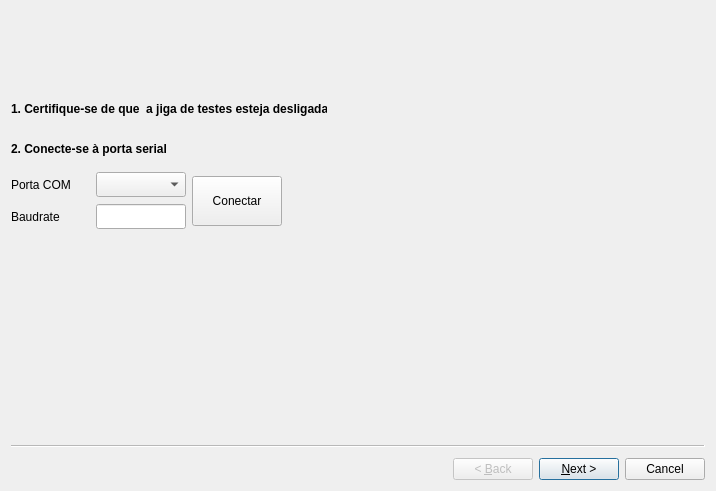
<?xml version="1.0" encoding="UTF-8"?>
<ui version="4.0">
 <class>Wizard</class>
 <widget class="QWizard" name="Wizard">
  <property name="geometry">
   <rect>
    <x>0</x>
    <y>0</y>
    <width>716</width>
    <height>491</height>
   </rect>
  </property>
  <property name="windowTitle">
   <string>Calibração HRADC</string>
  </property>
  <property name="wizardStyle">
   <enum>QWizard::ClassicStyle</enum>
  </property>
  <widget class="QWizardPage" name="PageIntro">
   <widget class="QLabel" name="label">
    <property name="geometry">
     <rect>
      <x>0</x>
      <y>90</y>
      <width>316</width>
      <height>16</height>
     </rect>
    </property>
    <property name="font">
     <font>
      <weight>75</weight>
      <bold>true</bold>
     </font>
    </property>
    <property name="text">
     <string>1. Certifique-se de que  a jiga de testes esteja desligada</string>
    </property>
   </widget>
   <widget class="QLabel" name="label_3">
    <property name="geometry">
     <rect>
      <x>0</x>
      <y>0</y>
      <width>70</width>
      <height>70</height>
     </rect>
    </property>
    <property name="maximumSize">
     <size>
      <width>70</width>
      <height>70</height>
     </size>
    </property>
    <property name="text">
     <string/>
    </property>
    <property name="pixmap">
     <pixmap>images/sirius_logo.jpeg</pixmap>
    </property>
   </widget>
   <widget class="QWidget" name="layoutWidget_2">
    <property name="geometry">
     <rect>
      <x>0</x>
      <y>160</y>
      <width>271</width>
      <height>60</height>
     </rect>
    </property>
    <layout class="QHBoxLayout" name="horizontalLayout_3">
     <item>
      <layout class="QGridLayout" name="gridLayout_2">
       <item row="0" column="0">
        <widget class="QLabel" name="label_16">
         <property name="text">
          <string>Porta COM</string>
         </property>
        </widget>
       </item>
       <item row="0" column="1">
        <widget class="QComboBox" name="comboComPort">
         <property name="minimumSize">
          <size>
           <width>90</width>
           <height>25</height>
          </size>
         </property>
         <property name="maximumSize">
          <size>
           <width>90</width>
           <height>25</height>
          </size>
         </property>
        </widget>
       </item>
       <item row="1" column="0">
        <widget class="QLabel" name="label_17">
         <property name="text">
          <string>Baudrate</string>
         </property>
        </widget>
       </item>
       <item row="1" column="1">
        <widget class="QLineEdit" name="leBaudrate">
         <property name="minimumSize">
          <size>
           <width>90</width>
           <height>25</height>
          </size>
         </property>
         <property name="maximumSize">
          <size>
           <width>90</width>
           <height>25</height>
          </size>
         </property>
        </widget>
       </item>
      </layout>
     </item>
     <item>
      <widget class="QPushButton" name="pbConnectSerialPort">
       <property name="minimumSize">
        <size>
         <width>90</width>
         <height>50</height>
        </size>
       </property>
       <property name="maximumSize">
        <size>
         <width>90</width>
         <height>50</height>
        </size>
       </property>
       <property name="text">
        <string>Conectar</string>
       </property>
      </widget>
     </item>
    </layout>
   </widget>
   <widget class="QLabel" name="label_18">
    <property name="geometry">
     <rect>
      <x>0</x>
      <y>130</y>
      <width>155</width>
      <height>16</height>
     </rect>
    </property>
    <property name="font">
     <font>
      <weight>75</weight>
      <bold>true</bold>
     </font>
    </property>
    <property name="text">
     <string>2. Conecte-se à porta serial</string>
    </property>
   </widget>
   <widget class="QLabel" name="label_9">
    <property name="geometry">
     <rect>
      <x>77</x>
      <y>1</y>
      <width>16</width>
      <height>16</height>
     </rect>
    </property>
    <property name="text">
     <string/>
    </property>
    <property name="pixmap">
     <pixmap>../../../../Downloads/cnpem_image.gif</pixmap>
    </property>
   </widget>
  </widget>
  <widget class="QWizardPage" name="PageSerialNumber">
   <widget class="QLabel" name="label_10">
    <property name="geometry">
     <rect>
      <x>0</x>
      <y>0</y>
      <width>70</width>
      <height>70</height>
     </rect>
    </property>
    <property name="maximumSize">
     <size>
      <width>70</width>
      <height>70</height>
     </size>
    </property>
    <property name="text">
     <string/>
    </property>
    <property name="pixmap">
     <pixmap>images/sirius_logo.jpeg</pixmap>
    </property>
   </widget>
   <widget class="QWidget" name="layoutWidget">
    <property name="geometry">
     <rect>
      <x>90</x>
      <y>20</y>
      <width>542</width>
      <height>392</height>
     </rect>
    </property>
    <layout class="QVBoxLayout" name="verticalLayout">
     <item>
      <widget class="QFrame" name="frame_11">
       <property name="minimumSize">
        <size>
         <width>540</width>
         <height>90</height>
        </size>
       </property>
       <property name="maximumSize">
        <size>
         <width>3256</width>
         <height>23465</height>
        </size>
       </property>
       <property name="frameShape">
        <enum>QFrame::Box</enum>
       </property>
       <property name="frameShadow">
        <enum>QFrame::Raised</enum>
       </property>
       <layout class="QVBoxLayout" name="verticalLayout_9">
        <item>
         <widget class="QLabel" name="label_19">
          <property name="text">
           <string>&lt;html&gt;&lt;head/&gt;&lt;body&gt;&lt;p&gt;&lt;span style=&quot; font-weight:600;&quot;&gt;Módulo 1&lt;/span&gt;&lt;/p&gt;&lt;/body&gt;&lt;/html&gt;</string>
          </property>
          <property name="alignment">
           <set>Qt::AlignHCenter|Qt::AlignTop</set>
          </property>
         </widget>
        </item>
        <item>
         <layout class="QHBoxLayout" name="horizontalLayout_29">
          <item alignment="Qt::AlignVCenter">
           <widget class="QLabel" name="label_48">
            <property name="text">
             <string>&lt;html&gt;&lt;head/&gt;&lt;body&gt;&lt;p&gt;&lt;span style=&quot; font-weight:600;&quot;&gt;Código:&lt;/span&gt;&lt;/p&gt;&lt;/body&gt;&lt;/html&gt;</string>
            </property>
            <property name="alignment">
             <set>Qt::AlignHCenter|Qt::AlignTop</set>
            </property>
           </widget>
          </item>
          <item>
           <widget class="QLineEdit" name="leDmCode0">
            <property name="minimumSize">
             <size>
              <width>0</width>
              <height>0</height>
             </size>
            </property>
            <property name="maximumSize">
             <size>
              <width>3265</width>
              <height>3265</height>
             </size>
            </property>
            <property name="alignment">
             <set>Qt::AlignLeading|Qt::AlignLeft|Qt::AlignTop</set>
            </property>
           </widget>
          </item>
          <item>
           <widget class="QCheckBox" name="cbDisableModuleReadSerial0">
            <property name="text">
             <string>Não Utilizado</string>
            </property>
           </widget>
          </item>
         </layout>
        </item>
        <item>
         <layout class="QHBoxLayout" name="horizontalLayout_30">
          <item>
           <layout class="QHBoxLayout" name="horizontalLayout_31">
            <item alignment="Qt::AlignVCenter">
             <widget class="QLabel" name="label_49">
              <property name="text">
               <string>&lt;html&gt;&lt;head/&gt;&lt;body&gt;&lt;p&gt;&lt;span style=&quot; font-weight:600;&quot;&gt;Serial:&lt;/span&gt;&lt;/p&gt;&lt;/body&gt;&lt;/html&gt;</string>
              </property>
              <property name="alignment">
               <set>Qt::AlignHCenter|Qt::AlignTop</set>
              </property>
             </widget>
            </item>
            <item>
             <spacer name="horizontalSpacer">
              <property name="orientation">
               <enum>Qt::Horizontal</enum>
              </property>
              <property name="sizeHint" stdset="0">
               <size>
                <width>1</width>
                <height>20</height>
               </size>
              </property>
             </spacer>
            </item>
            <item>
             <widget class="QLineEdit" name="leSerialNumber0">
              <property name="minimumSize">
               <size>
                <width>0</width>
                <height>0</height>
               </size>
              </property>
              <property name="maximumSize">
               <size>
                <width>3265</width>
                <height>3265</height>
               </size>
              </property>
              <property name="alignment">
               <set>Qt::AlignLeading|Qt::AlignLeft|Qt::AlignTop</set>
              </property>
             </widget>
            </item>
           </layout>
          </item>
          <item>
           <layout class="QHBoxLayout" name="horizontalLayout_32">
            <item alignment="Qt::AlignVCenter">
             <widget class="QLabel" name="label_50">
              <property name="text">
               <string>&lt;html&gt;&lt;head/&gt;&lt;body&gt;&lt;p&gt;&lt;span style=&quot; font-weight:600;&quot;&gt;Material:&lt;/span&gt;&lt;/p&gt;&lt;/body&gt;&lt;/html&gt;</string>
              </property>
              <property name="alignment">
               <set>Qt::AlignHCenter|Qt::AlignTop</set>
              </property>
             </widget>
            </item>
            <item>
             <widget class="QLineEdit" name="leMaterialCode0">
              <property name="minimumSize">
               <size>
                <width>0</width>
                <height>0</height>
               </size>
              </property>
              <property name="maximumSize">
               <size>
                <width>3265</width>
                <height>3265</height>
               </size>
              </property>
              <property name="alignment">
               <set>Qt::AlignLeading|Qt::AlignLeft|Qt::AlignTop</set>
              </property>
             </widget>
            </item>
            <item>
             <widget class="QLineEdit" name="leMaterialName0">
              <property name="minimumSize">
               <size>
                <width>0</width>
                <height>0</height>
               </size>
              </property>
              <property name="maximumSize">
               <size>
                <width>3265</width>
                <height>3265</height>
               </size>
              </property>
              <property name="alignment">
               <set>Qt::AlignLeading|Qt::AlignLeft|Qt::AlignTop</set>
              </property>
             </widget>
            </item>
           </layout>
          </item>
         </layout>
        </item>
       </layout>
      </widget>
     </item>
     <item>
      <widget class="QFrame" name="frame_9">
       <property name="minimumSize">
        <size>
         <width>540</width>
         <height>90</height>
        </size>
       </property>
       <property name="maximumSize">
        <size>
         <width>3256</width>
         <height>23465</height>
        </size>
       </property>
       <property name="frameShape">
        <enum>QFrame::Box</enum>
       </property>
       <property name="frameShadow">
        <enum>QFrame::Raised</enum>
       </property>
       <layout class="QVBoxLayout" name="verticalLayout_7">
        <item>
         <widget class="QLabel" name="label_40">
          <property name="text">
           <string>&lt;html&gt;&lt;head/&gt;&lt;body&gt;&lt;p&gt;&lt;span style=&quot; font-weight:600;&quot;&gt;Módulo 2&lt;/span&gt;&lt;/p&gt;&lt;/body&gt;&lt;/html&gt;</string>
          </property>
          <property name="alignment">
           <set>Qt::AlignHCenter|Qt::AlignTop</set>
          </property>
         </widget>
        </item>
        <item>
         <layout class="QHBoxLayout" name="horizontalLayout_21">
          <item alignment="Qt::AlignVCenter">
           <widget class="QLabel" name="label_41">
            <property name="text">
             <string>&lt;html&gt;&lt;head/&gt;&lt;body&gt;&lt;p&gt;&lt;span style=&quot; font-weight:600;&quot;&gt;Código:&lt;/span&gt;&lt;/p&gt;&lt;/body&gt;&lt;/html&gt;</string>
            </property>
            <property name="alignment">
             <set>Qt::AlignHCenter|Qt::AlignTop</set>
            </property>
           </widget>
          </item>
          <item>
           <widget class="QLineEdit" name="leDmCode1">
            <property name="minimumSize">
             <size>
              <width>0</width>
              <height>0</height>
             </size>
            </property>
            <property name="maximumSize">
             <size>
              <width>3265</width>
              <height>3265</height>
             </size>
            </property>
            <property name="alignment">
             <set>Qt::AlignLeading|Qt::AlignLeft|Qt::AlignTop</set>
            </property>
           </widget>
          </item>
          <item>
           <widget class="QCheckBox" name="cbDisableModuleReadSerial1">
            <property name="text">
             <string>Não Utilizado</string>
            </property>
           </widget>
          </item>
         </layout>
        </item>
        <item>
         <layout class="QHBoxLayout" name="horizontalLayout_22">
          <item>
           <layout class="QHBoxLayout" name="horizontalLayout_23">
            <item alignment="Qt::AlignVCenter">
             <widget class="QLabel" name="label_42">
              <property name="text">
               <string>&lt;html&gt;&lt;head/&gt;&lt;body&gt;&lt;p&gt;&lt;span style=&quot; font-weight:600;&quot;&gt;Serial:&lt;/span&gt;&lt;/p&gt;&lt;/body&gt;&lt;/html&gt;</string>
              </property>
              <property name="alignment">
               <set>Qt::AlignHCenter|Qt::AlignTop</set>
              </property>
             </widget>
            </item>
            <item>
             <spacer name="horizontalSpacer_2">
              <property name="orientation">
               <enum>Qt::Horizontal</enum>
              </property>
              <property name="sizeHint" stdset="0">
               <size>
                <width>1</width>
                <height>20</height>
               </size>
              </property>
             </spacer>
            </item>
            <item>
             <widget class="QLineEdit" name="leSerialNumber1">
              <property name="minimumSize">
               <size>
                <width>0</width>
                <height>0</height>
               </size>
              </property>
              <property name="maximumSize">
               <size>
                <width>3265</width>
                <height>3265</height>
               </size>
              </property>
              <property name="alignment">
               <set>Qt::AlignLeading|Qt::AlignLeft|Qt::AlignTop</set>
              </property>
             </widget>
            </item>
           </layout>
          </item>
          <item>
           <layout class="QHBoxLayout" name="horizontalLayout_24">
            <item alignment="Qt::AlignVCenter">
             <widget class="QLabel" name="label_43">
              <property name="text">
               <string>&lt;html&gt;&lt;head/&gt;&lt;body&gt;&lt;p&gt;&lt;span style=&quot; font-weight:600;&quot;&gt;Material:&lt;/span&gt;&lt;/p&gt;&lt;/body&gt;&lt;/html&gt;</string>
              </property>
              <property name="alignment">
               <set>Qt::AlignHCenter|Qt::AlignTop</set>
              </property>
             </widget>
            </item>
            <item>
             <widget class="QLineEdit" name="leMaterialCode1">
              <property name="minimumSize">
               <size>
                <width>0</width>
                <height>0</height>
               </size>
              </property>
              <property name="maximumSize">
               <size>
                <width>3265</width>
                <height>3265</height>
               </size>
              </property>
              <property name="alignment">
               <set>Qt::AlignLeading|Qt::AlignLeft|Qt::AlignTop</set>
              </property>
             </widget>
            </item>
            <item>
             <widget class="QLineEdit" name="leMaterialName1">
              <property name="minimumSize">
               <size>
                <width>0</width>
                <height>0</height>
               </size>
              </property>
              <property name="maximumSize">
               <size>
                <width>3265</width>
                <height>3265</height>
               </size>
              </property>
              <property name="alignment">
               <set>Qt::AlignLeading|Qt::AlignLeft|Qt::AlignTop</set>
              </property>
             </widget>
            </item>
           </layout>
          </item>
         </layout>
        </item>
       </layout>
      </widget>
     </item>
     <item>
      <widget class="QFrame" name="frame_10">
       <property name="minimumSize">
        <size>
         <width>540</width>
         <height>90</height>
        </size>
       </property>
       <property name="maximumSize">
        <size>
         <width>3256</width>
         <height>23465</height>
        </size>
       </property>
       <property name="frameShape">
        <enum>QFrame::Box</enum>
       </property>
       <property name="frameShadow">
        <enum>QFrame::Raised</enum>
       </property>
       <layout class="QVBoxLayout" name="verticalLayout_8">
        <item>
         <widget class="QLabel" name="label_44">
          <property name="text">
           <string>&lt;html&gt;&lt;head/&gt;&lt;body&gt;&lt;p&gt;&lt;span style=&quot; font-weight:600;&quot;&gt;Módulo 1&lt;/span&gt;&lt;/p&gt;&lt;/body&gt;&lt;/html&gt;</string>
          </property>
          <property name="alignment">
           <set>Qt::AlignHCenter|Qt::AlignTop</set>
          </property>
         </widget>
        </item>
        <item>
         <layout class="QHBoxLayout" name="horizontalLayout_25">
          <item alignment="Qt::AlignVCenter">
           <widget class="QLabel" name="label_45">
            <property name="text">
             <string>&lt;html&gt;&lt;head/&gt;&lt;body&gt;&lt;p&gt;&lt;span style=&quot; font-weight:600;&quot;&gt;Código:&lt;/span&gt;&lt;/p&gt;&lt;/body&gt;&lt;/html&gt;</string>
            </property>
            <property name="alignment">
             <set>Qt::AlignHCenter|Qt::AlignTop</set>
            </property>
           </widget>
          </item>
          <item>
           <widget class="QLineEdit" name="leDmCode2">
            <property name="minimumSize">
             <size>
              <width>0</width>
              <height>0</height>
             </size>
            </property>
            <property name="maximumSize">
             <size>
              <width>3265</width>
              <height>3265</height>
             </size>
            </property>
            <property name="alignment">
             <set>Qt::AlignLeading|Qt::AlignLeft|Qt::AlignTop</set>
            </property>
           </widget>
          </item>
          <item>
           <widget class="QCheckBox" name="cbDisableModuleReadSerial2">
            <property name="text">
             <string>Não Utilizado</string>
            </property>
           </widget>
          </item>
         </layout>
        </item>
        <item>
         <layout class="QHBoxLayout" name="horizontalLayout_26">
          <item>
           <layout class="QHBoxLayout" name="horizontalLayout_27">
            <item alignment="Qt::AlignVCenter">
             <widget class="QLabel" name="label_46">
              <property name="text">
               <string>&lt;html&gt;&lt;head/&gt;&lt;body&gt;&lt;p&gt;&lt;span style=&quot; font-weight:600;&quot;&gt;Serial:&lt;/span&gt;&lt;/p&gt;&lt;/body&gt;&lt;/html&gt;</string>
              </property>
              <property name="alignment">
               <set>Qt::AlignHCenter|Qt::AlignTop</set>
              </property>
             </widget>
            </item>
            <item>
             <spacer name="horizontalSpacer_3">
              <property name="orientation">
               <enum>Qt::Horizontal</enum>
              </property>
              <property name="sizeHint" stdset="0">
               <size>
                <width>1</width>
                <height>20</height>
               </size>
              </property>
             </spacer>
            </item>
            <item>
             <widget class="QLineEdit" name="leSerialNumber2">
              <property name="minimumSize">
               <size>
                <width>0</width>
                <height>0</height>
               </size>
              </property>
              <property name="maximumSize">
               <size>
                <width>3265</width>
                <height>3265</height>
               </size>
              </property>
              <property name="alignment">
               <set>Qt::AlignLeading|Qt::AlignLeft|Qt::AlignTop</set>
              </property>
             </widget>
            </item>
           </layout>
          </item>
          <item>
           <layout class="QHBoxLayout" name="horizontalLayout_28">
            <item alignment="Qt::AlignVCenter">
             <widget class="QLabel" name="label_47">
              <property name="text">
               <string>&lt;html&gt;&lt;head/&gt;&lt;body&gt;&lt;p&gt;&lt;span style=&quot; font-weight:600;&quot;&gt;Material:&lt;/span&gt;&lt;/p&gt;&lt;/body&gt;&lt;/html&gt;</string>
              </property>
              <property name="alignment">
               <set>Qt::AlignHCenter|Qt::AlignTop</set>
              </property>
             </widget>
            </item>
            <item>
             <widget class="QLineEdit" name="leMaterialCode2">
              <property name="minimumSize">
               <size>
                <width>0</width>
                <height>0</height>
               </size>
              </property>
              <property name="maximumSize">
               <size>
                <width>3265</width>
                <height>3265</height>
               </size>
              </property>
              <property name="alignment">
               <set>Qt::AlignLeading|Qt::AlignLeft|Qt::AlignTop</set>
              </property>
             </widget>
            </item>
            <item>
             <widget class="QLineEdit" name="leMaterialName2">
              <property name="minimumSize">
               <size>
                <width>0</width>
                <height>0</height>
               </size>
              </property>
              <property name="maximumSize">
               <size>
                <width>3265</width>
                <height>3265</height>
               </size>
              </property>
              <property name="alignment">
               <set>Qt::AlignLeading|Qt::AlignLeft|Qt::AlignTop</set>
              </property>
             </widget>
            </item>
           </layout>
          </item>
         </layout>
        </item>
       </layout>
      </widget>
     </item>
     <item>
      <widget class="QFrame" name="frame_12">
       <property name="minimumSize">
        <size>
         <width>540</width>
         <height>90</height>
        </size>
       </property>
       <property name="maximumSize">
        <size>
         <width>3256</width>
         <height>23465</height>
        </size>
       </property>
       <property name="frameShape">
        <enum>QFrame::Box</enum>
       </property>
       <property name="frameShadow">
        <enum>QFrame::Raised</enum>
       </property>
       <layout class="QVBoxLayout" name="verticalLayout_10">
        <item>
         <widget class="QLabel" name="label_51">
          <property name="text">
           <string>&lt;html&gt;&lt;head/&gt;&lt;body&gt;&lt;p&gt;&lt;span style=&quot; font-weight:600;&quot;&gt;Módulo 2&lt;/span&gt;&lt;/p&gt;&lt;/body&gt;&lt;/html&gt;</string>
          </property>
          <property name="alignment">
           <set>Qt::AlignHCenter|Qt::AlignTop</set>
          </property>
         </widget>
        </item>
        <item>
         <layout class="QHBoxLayout" name="horizontalLayout_33">
          <item alignment="Qt::AlignVCenter">
           <widget class="QLabel" name="label_52">
            <property name="text">
             <string>&lt;html&gt;&lt;head/&gt;&lt;body&gt;&lt;p&gt;&lt;span style=&quot; font-weight:600;&quot;&gt;Código:&lt;/span&gt;&lt;/p&gt;&lt;/body&gt;&lt;/html&gt;</string>
            </property>
            <property name="alignment">
             <set>Qt::AlignHCenter|Qt::AlignTop</set>
            </property>
           </widget>
          </item>
          <item>
           <widget class="QLineEdit" name="leDmCode3">
            <property name="minimumSize">
             <size>
              <width>0</width>
              <height>0</height>
             </size>
            </property>
            <property name="maximumSize">
             <size>
              <width>3265</width>
              <height>3265</height>
             </size>
            </property>
            <property name="alignment">
             <set>Qt::AlignLeading|Qt::AlignLeft|Qt::AlignTop</set>
            </property>
           </widget>
          </item>
          <item>
           <widget class="QCheckBox" name="cbDisableModuleReadSerial3">
            <property name="text">
             <string>Não Utilizado</string>
            </property>
           </widget>
          </item>
         </layout>
        </item>
        <item>
         <layout class="QHBoxLayout" name="horizontalLayout_34">
          <item>
           <layout class="QHBoxLayout" name="horizontalLayout_35">
            <item alignment="Qt::AlignVCenter">
             <widget class="QLabel" name="label_53">
              <property name="text">
               <string>&lt;html&gt;&lt;head/&gt;&lt;body&gt;&lt;p&gt;&lt;span style=&quot; font-weight:600;&quot;&gt;Serial:&lt;/span&gt;&lt;/p&gt;&lt;/body&gt;&lt;/html&gt;</string>
              </property>
              <property name="alignment">
               <set>Qt::AlignHCenter|Qt::AlignTop</set>
              </property>
             </widget>
            </item>
            <item>
             <spacer name="horizontalSpacer_4">
              <property name="orientation">
               <enum>Qt::Horizontal</enum>
              </property>
              <property name="sizeHint" stdset="0">
               <size>
                <width>1</width>
                <height>20</height>
               </size>
              </property>
             </spacer>
            </item>
            <item>
             <widget class="QLineEdit" name="leSerialNumber3">
              <property name="minimumSize">
               <size>
                <width>0</width>
                <height>0</height>
               </size>
              </property>
              <property name="maximumSize">
               <size>
                <width>3265</width>
                <height>3265</height>
               </size>
              </property>
              <property name="alignment">
               <set>Qt::AlignLeading|Qt::AlignLeft|Qt::AlignTop</set>
              </property>
             </widget>
            </item>
           </layout>
          </item>
          <item>
           <layout class="QHBoxLayout" name="horizontalLayout_36">
            <item alignment="Qt::AlignVCenter">
             <widget class="QLabel" name="label_54">
              <property name="text">
               <string>&lt;html&gt;&lt;head/&gt;&lt;body&gt;&lt;p&gt;&lt;span style=&quot; font-weight:600;&quot;&gt;Material:&lt;/span&gt;&lt;/p&gt;&lt;/body&gt;&lt;/html&gt;</string>
              </property>
              <property name="alignment">
               <set>Qt::AlignHCenter|Qt::AlignTop</set>
              </property>
             </widget>
            </item>
            <item>
             <widget class="QLineEdit" name="leMaterialCode3">
              <property name="minimumSize">
               <size>
                <width>0</width>
                <height>0</height>
               </size>
              </property>
              <property name="maximumSize">
               <size>
                <width>3265</width>
                <height>3265</height>
               </size>
              </property>
              <property name="alignment">
               <set>Qt::AlignLeading|Qt::AlignLeft|Qt::AlignTop</set>
              </property>
             </widget>
            </item>
            <item>
             <widget class="QLineEdit" name="leMaterialName3">
              <property name="minimumSize">
               <size>
                <width>0</width>
                <height>0</height>
               </size>
              </property>
              <property name="maximumSize">
               <size>
                <width>3265</width>
                <height>3265</height>
               </size>
              </property>
              <property name="alignment">
               <set>Qt::AlignLeading|Qt::AlignLeft|Qt::AlignTop</set>
              </property>
             </widget>
            </item>
           </layout>
          </item>
         </layout>
        </item>
       </layout>
      </widget>
     </item>
    </layout>
   </widget>
  </widget>
  <widget class="QWizardPage" name="PageConnectHradc">
   <widget class="QLabel" name="label_11">
    <property name="geometry">
     <rect>
      <x>0</x>
      <y>0</y>
      <width>70</width>
      <height>70</height>
     </rect>
    </property>
    <property name="maximumSize">
     <size>
      <width>70</width>
      <height>70</height>
     </size>
    </property>
    <property name="text">
     <string/>
    </property>
    <property name="pixmap">
     <pixmap>images/sirius_logo.jpeg</pixmap>
    </property>
   </widget>
   <widget class="QWidget" name="layoutWidget">
    <property name="geometry">
     <rect>
      <x>1</x>
      <y>82</y>
      <width>518</width>
      <height>141</height>
     </rect>
    </property>
    <layout class="QVBoxLayout" name="verticalLayout_2">
     <item>
      <widget class="QLabel" name="label_4">
       <property name="font">
        <font>
         <weight>75</weight>
         <bold>true</bold>
        </font>
       </property>
       <property name="text">
        <string>4. Certifique-se de que a jiga de testes está conectada a uma tomada 220V.</string>
       </property>
      </widget>
     </item>
     <item>
      <widget class="QLabel" name="label_5">
       <property name="font">
        <font>
         <weight>75</weight>
         <bold>true</bold>
        </font>
       </property>
       <property name="text">
        <string>5. Mantenha a jiga do HRADC desligada.</string>
       </property>
      </widget>
     </item>
     <item>
      <widget class="QLabel" name="label_23">
       <property name="text">
        <string>&lt;html&gt;&lt;head/&gt;&lt;body&gt;&lt;p&gt;&lt;span style=&quot; font-weight:600;&quot;&gt;6. Introduzir as placas de HRADC nos slots desejados.&lt;/span&gt;&lt;/p&gt;&lt;/body&gt;&lt;/html&gt;</string>
       </property>
      </widget>
     </item>
     <item>
      <widget class="QLabel" name="label_7">
       <property name="text">
        <string>&lt;html&gt;&lt;head/&gt;&lt;body&gt;&lt;p&gt;&lt;span style=&quot; font-weight:600;&quot;&gt;7. Clique em &amp;quot;Próximo&amp;quot;.&lt;/span&gt;&lt;/p&gt;&lt;/body&gt;&lt;/html&gt;</string>
       </property>
      </widget>
     </item>
    </layout>
   </widget>
  </widget>
  <widget class="QWizardPage" name="PageTestSerialPort">
   <widget class="QLabel" name="label_6">
    <property name="geometry">
     <rect>
      <x>0</x>
      <y>90</y>
      <width>241</width>
      <height>17</height>
     </rect>
    </property>
    <property name="font">
     <font>
      <weight>75</weight>
      <bold>true</bold>
     </font>
    </property>
    <property name="text">
     <string>8. Teste a conexão com o dispositivo</string>
    </property>
   </widget>
   <widget class="QLabel" name="label_12">
    <property name="geometry">
     <rect>
      <x>0</x>
      <y>0</y>
      <width>70</width>
      <height>70</height>
     </rect>
    </property>
    <property name="maximumSize">
     <size>
      <width>70</width>
      <height>70</height>
     </size>
    </property>
    <property name="text">
     <string/>
    </property>
    <property name="pixmap">
     <pixmap>images/sirius_logo.jpeg</pixmap>
    </property>
   </widget>
   <widget class="QWidget" name="layoutWidget">
    <property name="geometry">
     <rect>
      <x>11</x>
      <y>121</y>
      <width>205</width>
      <height>77</height>
     </rect>
    </property>
    <layout class="QHBoxLayout" name="horizontalLayout_2">
     <item>
      <widget class="QPushButton" name="pbCommunicationTest">
       <property name="minimumSize">
        <size>
         <width>75</width>
         <height>75</height>
        </size>
       </property>
       <property name="maximumSize">
        <size>
         <width>75</width>
         <height>75</height>
        </size>
       </property>
       <property name="styleSheet">
        <string notr="true">font: 75 8pt &quot;MS Shell Dlg 2&quot;;</string>
       </property>
       <property name="text">
        <string>Testar</string>
       </property>
      </widget>
     </item>
     <item>
      <layout class="QGridLayout" name="gridLayout_3">
       <item row="0" column="0">
        <widget class="QLabel" name="label_22">
         <property name="font">
          <font>
           <weight>75</weight>
           <bold>true</bold>
          </font>
         </property>
         <property name="text">
          <string>Comunicação:</string>
         </property>
        </widget>
       </item>
       <item row="0" column="1">
        <widget class="QLabel" name="lbStatusComunicacao">
         <property name="font">
          <font>
           <weight>75</weight>
           <bold>true</bold>
          </font>
         </property>
         <property name="text">
          <string>&lt;html&gt;&lt;head/&gt;&lt;body&gt;&lt;p&gt;&lt;span style=&quot; color:#ef2929;&quot;&gt;FALHA&lt;/span&gt;&lt;/p&gt;&lt;/body&gt;&lt;/html&gt;</string>
         </property>
        </widget>
       </item>
      </layout>
     </item>
    </layout>
   </widget>
  </widget>
  <widget class="QWizardPage" name="PageStartTest">
   <widget class="QTextEdit" name="teTestReport">
    <property name="geometry">
     <rect>
      <x>0</x>
      <y>210</y>
      <width>701</width>
      <height>211</height>
     </rect>
    </property>
   </widget>
   <widget class="QLabel" name="label_21">
    <property name="geometry">
     <rect>
      <x>0</x>
      <y>90</y>
      <width>221</width>
      <height>17</height>
     </rect>
    </property>
    <property name="font">
     <font>
      <weight>75</weight>
      <bold>true</bold>
     </font>
    </property>
    <property name="text">
     <string>9. Iniciar Sequência de Calibração</string>
    </property>
   </widget>
   <widget class="QWidget" name="layoutWidget">
    <property name="geometry">
     <rect>
      <x>0</x>
      <y>120</y>
      <width>353</width>
      <height>72</height>
     </rect>
    </property>
    <layout class="QHBoxLayout" name="horizontalLayout_5">
     <item>
      <widget class="QPushButton" name="pbStartCalib">
       <property name="minimumSize">
        <size>
         <width>90</width>
         <height>70</height>
        </size>
       </property>
       <property name="maximumSize">
        <size>
         <width>90</width>
         <height>70</height>
        </size>
       </property>
       <property name="font">
        <font>
         <weight>75</weight>
         <bold>true</bold>
        </font>
       </property>
       <property name="text">
        <string>Iniciar 
 Calibração</string>
       </property>
      </widget>
     </item>
     <item>
      <layout class="QVBoxLayout" name="verticalLayout_4">
       <item>
        <widget class="QLabel" name="lbTestStatus">
         <property name="font">
          <font>
           <weight>75</weight>
           <bold>true</bold>
          </font>
         </property>
         <property name="text">
          <string>Calibração Iniciada. Por Favor, Aguarde...</string>
         </property>
        </widget>
       </item>
       <item>
        <layout class="QHBoxLayout" name="horizontalLayout_4">
         <item>
          <widget class="QLabel" name="label_15">
           <property name="font">
            <font>
             <weight>75</weight>
             <bold>true</bold>
            </font>
           </property>
           <property name="text">
            <string>Status:</string>
           </property>
          </widget>
         </item>
         <item>
          <widget class="QLabel" name="lbTestResult">
           <property name="font">
            <font>
             <weight>75</weight>
             <bold>true</bold>
            </font>
           </property>
           <property name="text">
            <string>Aguarde...</string>
           </property>
          </widget>
         </item>
        </layout>
       </item>
      </layout>
     </item>
    </layout>
   </widget>
   <widget class="QLabel" name="label_13">
    <property name="geometry">
     <rect>
      <x>0</x>
      <y>0</y>
      <width>70</width>
      <height>70</height>
     </rect>
    </property>
    <property name="maximumSize">
     <size>
      <width>70</width>
      <height>70</height>
     </size>
    </property>
    <property name="text">
     <string/>
    </property>
    <property name="pixmap">
     <pixmap>images/sirius_logo.jpeg</pixmap>
    </property>
   </widget>
  </widget>
  <widget class="QWizardPage" name="wizardPage"/>
 </widget>
 <resources/>
 <connections/>
</ui>
